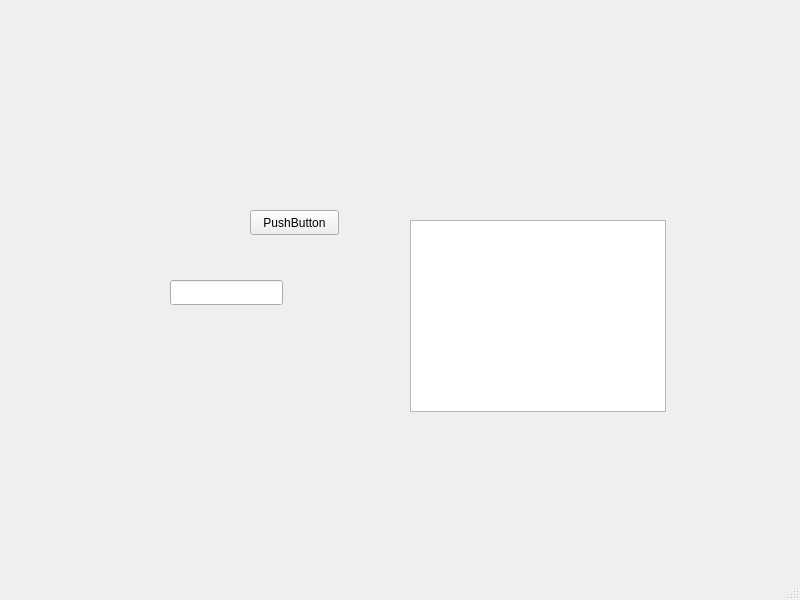
<?xml version="1.0" encoding="UTF-8"?>
<ui version="4.0">
 <class>MainWindow</class>
 <widget class="QMainWindow" name="MainWindow">
  <property name="geometry">
   <rect>
    <x>0</x>
    <y>0</y>
    <width>800</width>
    <height>600</height>
   </rect>
  </property>
  <property name="windowTitle">
   <string>MainWindow</string>
  </property>
  <widget class="QWidget" name="centralwidget">
   <widget class="QPushButton" name="mybutton">
    <property name="geometry">
     <rect>
      <x>250</x>
      <y>210</y>
      <width>89</width>
      <height>25</height>
     </rect>
    </property>
    <property name="text">
     <string>PushButton</string>
    </property>
   </widget>
   <widget class="QTableWidget" name="tableWidget">
    <property name="geometry">
     <rect>
      <x>410</x>
      <y>220</y>
      <width>256</width>
      <height>192</height>
     </rect>
    </property>
   </widget>
   <widget class="QLineEdit" name="myline">
    <property name="geometry">
     <rect>
      <x>170</x>
      <y>280</y>
      <width>113</width>
      <height>25</height>
     </rect>
    </property>
   </widget>
  </widget>
  <widget class="QMenuBar" name="menubar">
   <property name="geometry">
    <rect>
     <x>0</x>
     <y>0</y>
     <width>800</width>
     <height>22</height>
    </rect>
   </property>
  </widget>
  <widget class="QStatusBar" name="statusbar"/>
 </widget>
 <resources/>
 <connections/>
</ui>
